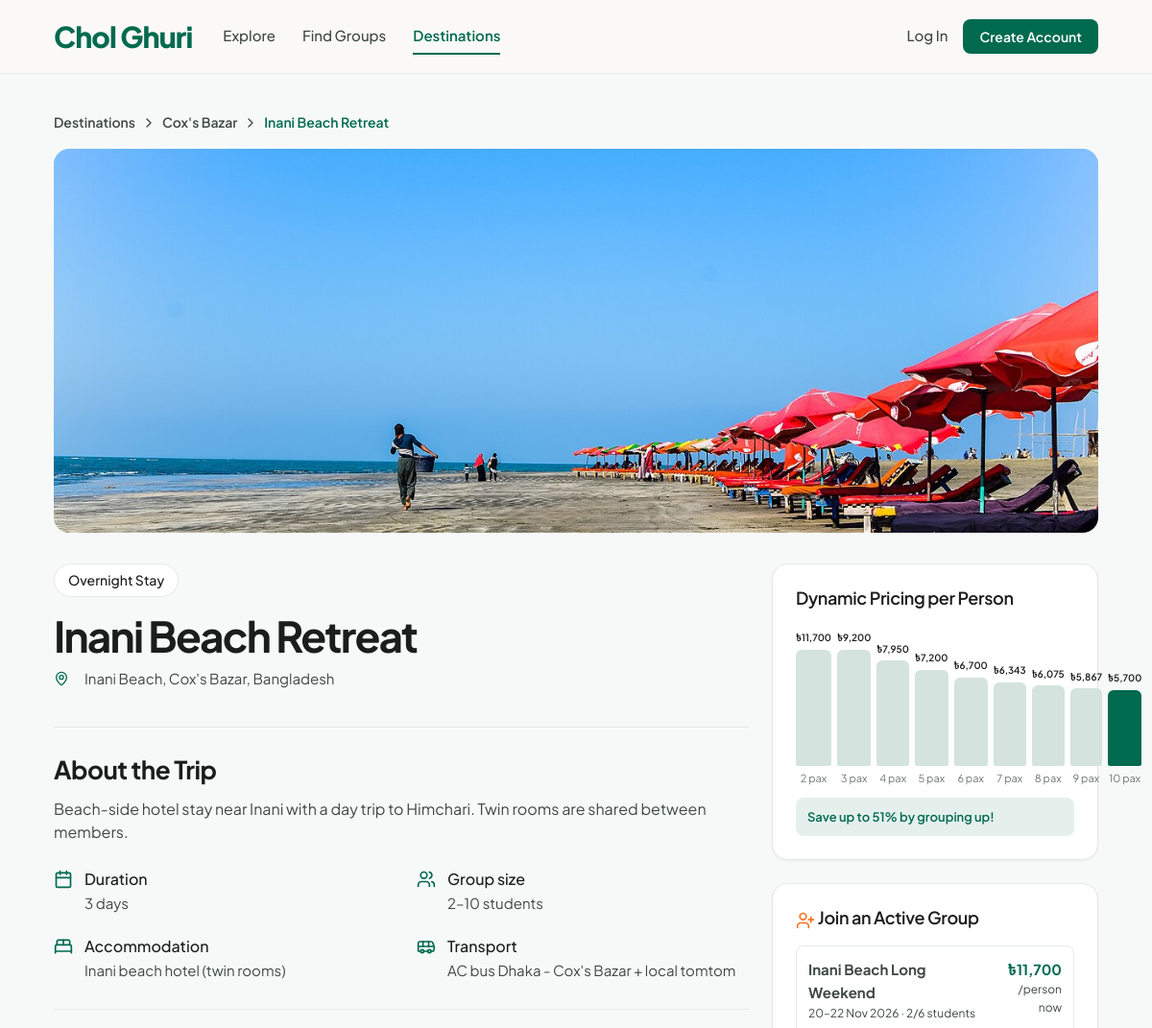
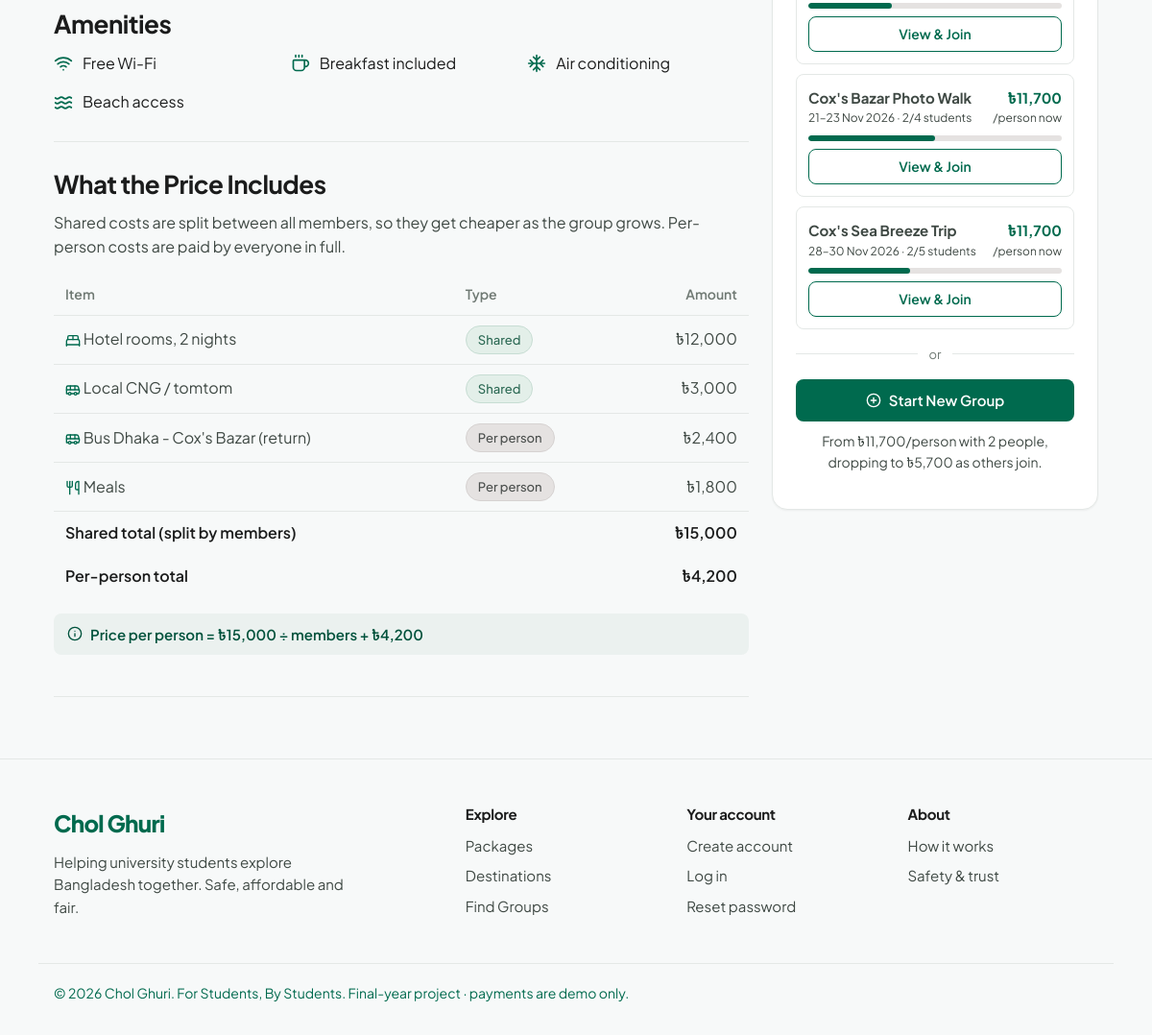
The page /package.php?id=2 on the database its author committed (2 pictures, top to bottom).
### tables this page shows
CREATE TABLE packages (
    id                  INT AUTO_INCREMENT PRIMARY KEY,
    destination_id      INT          NOT NULL,
    title               VARCHAR(150) NOT NULL,
    trip_type           ENUM('day_trip','overnight','eco_tour') NOT NULL,
    accommodation_type  ENUM('shared','private','none') NOT NULL DEFAULT 'shared',   
    accommodation_name  VARCHAR(150) NULL,
    transport_info      VARCHAR(200) NULL,
    location            VARCHAR(150) NULL,
    description         TEXT         NULL,
    duration_days       TINYINT      NOT NULL DEFAULT 1,
    min_group_size      TINYINT      NOT NULL DEFAULT 2,
    max_group_size      TINYINT      NOT NULL DEFAULT 10,    
    amenities           VARCHAR(255) NULL,                  
    image               VARCHAR(255) NULL,
    is_active           TINYINT(1)   NOT NULL DEFAULT 1,
    created_at          TIMESTAMP    NOT NULL DEFAULT CURRENT_TIMESTAMP,

    INDEX (destination_id, is_active),
    FOREIGN KEY (destination_id) REFERENCES destinations(id),
    CHECK (min_group_size >= 1 AND min_group_size <= max_group_size)
);

CREATE TABLE destinations (
    id           INT AUTO_INCREMENT PRIMARY KEY,
    name         VARCHAR(100) NOT NULL,
    region       VARCHAR(100) NULL,
    label        VARCHAR(40)  NULL,                   
    description  TEXT         NULL,
    image        VARCHAR(255) NULL,
    is_featured  TINYINT(1)   NOT NULL DEFAULT 0
);

CREATE TABLE package_costs (
    id          INT AUTO_INCREMENT PRIMARY KEY,
    package_id  INT           NOT NULL,
    label       VARCHAR(100)  NOT NULL,
    category    ENUM('transport','accommodation','food','activities','other') NOT NULL,
    cost_type   ENUM('shared','per_person') NOT NULL,
    amount      DECIMAL(10,2) NOT NULL,

    FOREIGN KEY (package_id) REFERENCES packages(id) ON DELETE CASCADE,
    CHECK (amount >= 0)
);

CREATE TABLE travel_groups (
    id               INT AUTO_INCREMENT PRIMARY KEY,
    package_id       INT          NOT NULL,
    creator_id       INT          NOT NULL,
    title            VARCHAR(150) NOT NULL,
    description      TEXT         NULL,
    start_date       DATE         NOT NULL,
    end_date         DATE         NOT NULL,
    min_members      TINYINT      NOT NULL DEFAULT 2,      
    max_members      TINYINT      NOT NULL,                
    budget_max       DECIMAL(10,2) NULL,
    cost_sharing     ENUM('equal','custom') NOT NULL DEFAULT 'equal',
    university_only  TINYINT(1)   NOT NULL DEFAULT 0,
    gender_rule      ENUM('any','female_only','male_only') NOT NULL DEFAULT 'any',
    status           ENUM('forming','full','confirmed','completed','cancelled') NOT NULL DEFAULT 'forming',
    confirmed_at     DATETIME     NULL,
    completed_at     DATETIME     NULL,
    created_at       TIMESTAMP    NOT NULL DEFAULT CURRENT_TIMESTAMP,

    INDEX (status, start_date),
    FOREIGN KEY (package_id) REFERENCES packages(id),
    FOREIGN KEY (creator_id) REFERENCES users(id) ON DELETE CASCADE,
    CHECK (end_date >= start_date),
    CHECK (min_members >= 1 AND min_members <= max_members)
);

### config/database.php (called while the page is built, shortened)
<?php
function db(): PDO
{
    static $pdo = null;
    if ($pdo === null) {
        $dsn = 'mysql:host=' . DB_HOST . ';dbname=' . DB_NAME . ';charset=' . DB_CHARSET;
        $options = [
            PDO::ATTR_ERRMODE            => PDO::ERRMODE_EXCEPTION,
            PDO::ATTR_DEFAULT_FETCH_MODE => PDO::FETCH_ASSOC,
            PDO::ATTR_EMULATE_PREPARES   => false,
        ];
        $pdo = new PDO($dsn, DB_USER, DB_PASS, $options);
        $pdo->exec("SET time_zone = '+06:00'");
    }
    return $pdo;
}

### includes/pricing.php (called while the page is built, shortened)
<?php
function package_cost_totals(int $packageId): array
{
    static $cache = [];
    if (!isset($cache[$packageId])) {
        $stmt = db()->prepare(
            "SELECT COALESCE(SUM(CASE WHEN cost_type = 'shared'     THEN amount END), 0) AS shared,
                    COALESCE(SUM(CASE WHEN cost_type = 'per_person' THEN amount END), 0) AS per_person
             FROM package_costs WHERE package_id = ?"
        );
        $stmt->execute([$packageId]);
        $cache[$packageId] = array_map('floatval', $stmt->fetch());
    }
    return $cache[$packageId];
}
function per_person_price(int $packageId, int $members): float
{
    $members = max(1, $members);
    $totals  = package_cost_totals($packageId);
    return ceil($totals['shared'] / $members + $totals['per_person']);
}
function price_timeline(int $packageId, int $from, int $to): array
{
    $prices = [];
    for ($n = max(1, $from); $n <= $to; $n++) {
        $prices[$n] = per_person_price($packageId, $n);
    }
    return $prices;
}
function package_cost_items(int $packageId): array
{
    $stmt = db()->prepare("SELECT * FROM package_costs WHERE package_id = ? ORDER BY cost_type = 'per_person', amount DESC");
    $stmt->execute([$packageId]);
    return $stmt->fetchAll();
}

### includes/groups.php (called while the page is built, shortened)
<?php
function fetch_groups(string $where = '1', array $params = [], string $order = 'g.start_date', int $limit = 100): array
{
    $stmt = db()->prepare(GROUP_SELECT . " WHERE $where ORDER BY $order LIMIT " . (int) $limit);
    $stmt->execute($params);
    return $stmt->fetchAll();
}
function open_groups_where(): string
{
    return "g.status IN ('forming','full') AND g.start_date >= CURDATE()";
}
function group_price_now(array $group): float
{
    return per_person_price((int) $group['package_id'], max(1, (int) $group['member_count']));
}

### package.php (the view, shortened to what this page needs)
<?php
$id = int_param($_GET, 'id');
$stmt = db()->prepare(
    'SELECT p.*, d.name AS destination_name, d.id AS dest_id FROM packages p JOIN destinations d ON d.id = p.destination_id
     WHERE p.id = ? AND (p.is_active = 1 OR ? = 1)'
);
$stmt->execute([$id, is_admin() ? 1 : 0]);
$package = $stmt->fetch();
$costs    = package_cost_items($id);
$totals   = package_cost_totals($id);
$timeline = price_timeline($id, (int) $package['min_group_size'], (int) $package['max_group_size']);
$highest  = max($timeline);
$lowest   = min($timeline);
$saving   = $highest > 0 ? round(100 * ($highest - $lowest) / $highest) : 0;
$groups   = fetch_groups('g.package_id = ? AND ' . open_groups_where(), [$id], 'g.start_date', 6);
$amenities = array_filter(explode(',', (string) $package['amenities']));
require_once __DIR__ . '/includes/header.php';
?>
<div class="container">
    <nav class="breadcrumb" aria-label="Breadcrumb">
        <a href="<?= url('destinations.php') ?>">Destinations</a> <?= icon('chevron-right', 'icon-sm') ?>
        <a href="<?= url('destination.php?id=' . $package['dest_id']) ?>"><?= e($package['destination_name']) ?></a> <?= icon('chevron-right', 'icon-sm') ?>
        <span><?= e($package['title']) ?></span>
    </nav>
    <div class="detail-hero" style="background-image:url('<?= image_url($package['image']) ?>')" role="img" aria-label="<?= e($package['title']) ?>"></div>
    <div class="layout-sidebar">
        <div>
            <section class="detail-head">
                <div class="chips">
                    <span><?= e(TRIP_TYPE_LABELS[$package['trip_type']]) ?></span>
                </div>
                <h1 class="detail-title"><?= e($package['title']) ?></h1>
                <p class="meta"><?= icon('map-pin', 'icon-sm text-primary') ?> <?= e($package['location'] ?: $package['destination_name']) ?>, Bangladesh</p>
            </section>
            <section class="detail-section">
                <h2>About the Trip</h2>
                <p><?= nl2br(e($package['description'])) ?></p>
                <div class="pref-grid">
                    <div class="pref-item"><?= icon('calendar') ?><div><strong>Duration</strong><span><?= (int) $package['duration_days'] ?> <?= (int) $package['duration_days'] === 1 ? 'day' : 'days' ?></span></div></div>
                    <div class="pref-item"><?= icon('users') ?><div><strong>Group size</strong><span><?= (int) $package['min_group_size'] ?>–<?= (int) $package['max_group_size'] ?> students</span></div></div>
                    <div class="pref-item"><?= icon('bed-double') ?><div><strong>Accommodation</strong><span><?= e($package['accommodation_name'] ?: 'No overnight stay (day trip)') ?></span></div></div>
                    <div class="pref-item"><?= icon('bus') ?><div><strong>Transport</strong><span><?= e($package['transport_info'] ?: 'Arrange your own') ?></span></div></div>
                </div>
            </section>
            <?php if ($amenities): ?>
                <section class="detail-section">
                    <h2>Amenities</h2>
                    <div class="amenities">
                        <?php foreach ($amenities as $a): $info = AMENITY_LABELS[$a] ?? ['label' => ucfirst($a), 'icon' => 'check']; ?>
                            <span><?= icon($info['icon']) ?> <?= e($info['label']) ?></span>
                        <?php endforeach; ?>
                    </div>
                </section>
            <?php endif; ?>
            <section class="detail-section">
                <h2>What the Price Includes</h2>
                <p>Shared costs are split between all members, so they get cheaper as the group grows. Per-person costs are paid by everyone in full.</p>
                <div class="table-wrap">
                    <table class="table">
                        <thead><tr><th>Item</th><th>Type</th><th class="num">Amount</th></tr></thead>
                        <tbody>
                        <?php foreach ($costs as $c): ?>
                            <tr>
                                <td><?= icon(CATEGORY_LABELS[$c['category']]['icon'], 'icon-sm text-primary') ?> <?= e($c['label']) ?></td>
                                <td><?= $c['cost_type'] === 'shared' ? '<span class="tag tag-green">Shared</span>' : '<span class="tag tag-grey">Per person</span>' ?></td>
                                <td class="num"><?= money($c['amount']) ?></td>
                            </tr>
                        <?php endforeach; ?>
                        </tbody>
                        <tfoot>
                            <tr><td colspan="2">Shared total (split by members)</td><td class="num"><?= money($totals['shared']) ?></td></tr>
                            <tr><td colspan="2">Per-person total</td><td class="num"><?= money($totals['per_person']) ?></td></tr>
                        </tfoot>
                    </table>
                </div>
                <p class="formula"><?= icon('info', 'icon-sm') ?> Price per person = <?= money($totals['shared']) ?> &divide; members + <?= money($totals['per_person']) ?></p>
            </section>
        </div>
        <aside>
            <section class="card">
                <h2 class="card-title">Dynamic Pricing per Person</h2>
                <div class="price-bars" role="img" aria-label="Price per person by group size">
                    <?php foreach ($timeline as $n => $price): ?>
                        <div class="price-bar">
                            <small><?= money($price) ?></small>
                            <span style="height:<?= max(12, round(100 * $price / $highest)) ?>%"></span>
                            <em><?= $n ?> pax</em>
                        </div>
                    <?php endforeach; ?>
                </div>
                <?php if ($saving > 0): ?>
                    <div class="saving-note">Save up to <?= $saving ?>% by grouping up!</div>
                <?php endif; ?>
            </section>
            <section class="card">
                <h2 class="card-title"><?= icon('user-plus', 'text-accent') ?> Join an Active Group</h2>
                <?php if ($groups): ?>
                    <?php foreach ($groups as $g): ?>
                        <div class="mini-group">
                            <div class="mini-group-top">
                                <div>
                                    <strong><?= e($g['title']) ?></strong>
                                    <small><?= e(date_range($g['start_date'], $g['end_date'])) ?> &middot; <?= (int) $g['member_count'] ?>/<?= (int) $g['max_members'] ?> students</small>
                                </div>
                                <div class="text-right"><strong class="text-primary"><?= money(group_price_now($g)) ?></strong><small>/person now</small></div>
                            </div>
                            <div class="progress"><span style="width:<?= round(100 * $g['member_count'] / $g['max_members']) ?>%"></span></div>
                            <a class="btn btn-outline btn-sm btn-block" href="<?= url('group.php?id=' . $g['id']) ?>">View &amp; Join</a>
                        </div>
                    <?php endforeach; ?>
                <?php else: ?>
                    <p class="text-muted">No groups are forming for this package yet.</p>
                <?php endif; ?>
                <div class="or-divider"><span>or</span></div>
                <a class="btn btn-primary btn-block" href="<?= url('create-group.php?package=' . $package['id']) ?>"><?= icon('circle-plus', 'icon-sm') ?> Start New Group</a>
                <p class="text-small text-center" style="margin-top:10px">From <?= money($timeline[(int) $package['min_group_size']]) ?>/person with <?= (int) $package['min_group_size'] ?> people, dropping to <?= money($lowest) ?> as others join.</p>
            </section>
        </aside>
    </div>
</div>
<?php require_once __DIR__ . '/includes/footer.php'; ?>

### includes/functions.php (shortened to what this page needs)
<?php
function e(?string $text): string
{
    return htmlspecialchars($text ?? '', ENT_QUOTES, 'UTF-8');
}
function url(string $path = ''): string
{
    return BASE_URL . '/' . ltrim($path, '/');
}
function money(float|int|string|null $amount): string
{
    $value = round((float) $amount);
    return ($value < 0 ? '-' : '') . '৳' . number_format(abs($value));
}
function int_param(array $source, string $key): int
{
    return isset($source[$key]) && is_numeric($source[$key]) ? (int) $source[$key] : 0;
}
function image_url(?string $file): string
{
    $file = basename((string) $file);
    if ($file !== '' && is_file(__DIR__ . '/../assets/images/destinations/' . $file)) {
        return url('assets/images/destinations/' . rawurlencode($file));
    }
    return url('assets/images/destinations/sajek.jpg');
}
function date_range(string $start, string $end): string
{
    $s = strtotime($start);
    $f = strtotime($end);
    if (date('M Y', $s) === date('M Y', $f)) {
        return date('j', $s) . '–' . date('j M Y', $f);
    }
    return date('j M', $s) . ' – ' . date('j M Y', $f);
}
function icon(string $name, string $class = ''): string
{
    static $cache = [];
    if (!isset($cache[$name])) {
        $file = __DIR__ . '/../assets/icons/' . basename($name) . '.svg';
        $svg  = is_file($file) ? file_get_contents($file) : '';
        $svg  = trim(preg_replace('//s', '', $svg));
        $svg  = preg_replace_callback('/^<svg[^>]*>/', function ($m) {
            return preg_replace('/\s(width|height|class)="[^"]*"/', '', $m[0]);
        }, $svg);
        $cache[$name] = $svg;
    }
    $classes = trim('icon ' . $class);
    return str_replace('<svg', '<svg class="' . e($classes) . '" aria-hidden="true"', $cache[$name]);
}

### rows shown on the page
packages: destination.name "Cox's Bazar", title "Inani Beach Retreat", image (picture), trip_type "Overnight Stay", location "Inani Beach, Cox's Bazar", description "Beach-side hotel stay near Inani with a day trip to Himchari. Twin rooms are shared between members.", duration_days "3", min_group_size "2", max_group_size "10", accommodation_name "Inani beach hotel (twin rooms)", transport_info "AC bus Dhaka - Cox's Bazar + local tomtom", amenities "Free Wi-Fi", amenities "Breakfast included", amenities "Air conditioning", amenities "Beach access", min_group_size "৳15,000", min_group_size "৳4,200", saving "51", min_group_size+max_group_size "৳11,700", money($lowest) "৳5,700"
package_costs: label "Hotel rooms, 2 nights", cost_type "Shared", amount "৳12,000"
package_costs: label "Local CNG / tomtom", cost_type "Shared", amount "৳3,000"
package_costs: label "Bus Dhaka - Cox's Bazar (return)", cost_type "Per person", amount "৳2,400"
package_costs: label "Meals", cost_type "Per person", amount "৳1,800"
travel_groups: title "Inani Beach Long Weekend", date_range($g['start_date'], $g['end_date']) "20–22 Nov 2026", member_count "2", max_members "6", g "৳11,700", 100 * $g['member_count'] / $g['max_members'] 33 (drawn)
travel_groups: title "Cox's Bazar Photo Walk", date_range($g['start_date'], $g['end_date']) "21–23 Nov 2026", member_count "2", max_members "4", g "৳11,700", 100 * $g['member_count'] / $g['max_members'] 50 (drawn)
travel_groups: title "Cox's Sea Breeze Trip", date_range($g['start_date'], $g['end_date']) "28–30 Nov 2026", member_count "2", max_members "5", g "৳11,700", 100 * $g['member_count'] / $g['max_members'] 40 (drawn)

### other values the page prints
APP_NAME "Chol Ghuri"
$label "Explore"
$label "Find Groups"
$label "Destinations"
money($price) "৳11,700"
$n "2"
money($price) "৳9,200"
$n "3"
money($price) "৳7,950"
$n "4"
money($price) "৳7,200"
$n "5"
money($price) "৳6,700"
$n "6"
money($price) "৳6,343"
